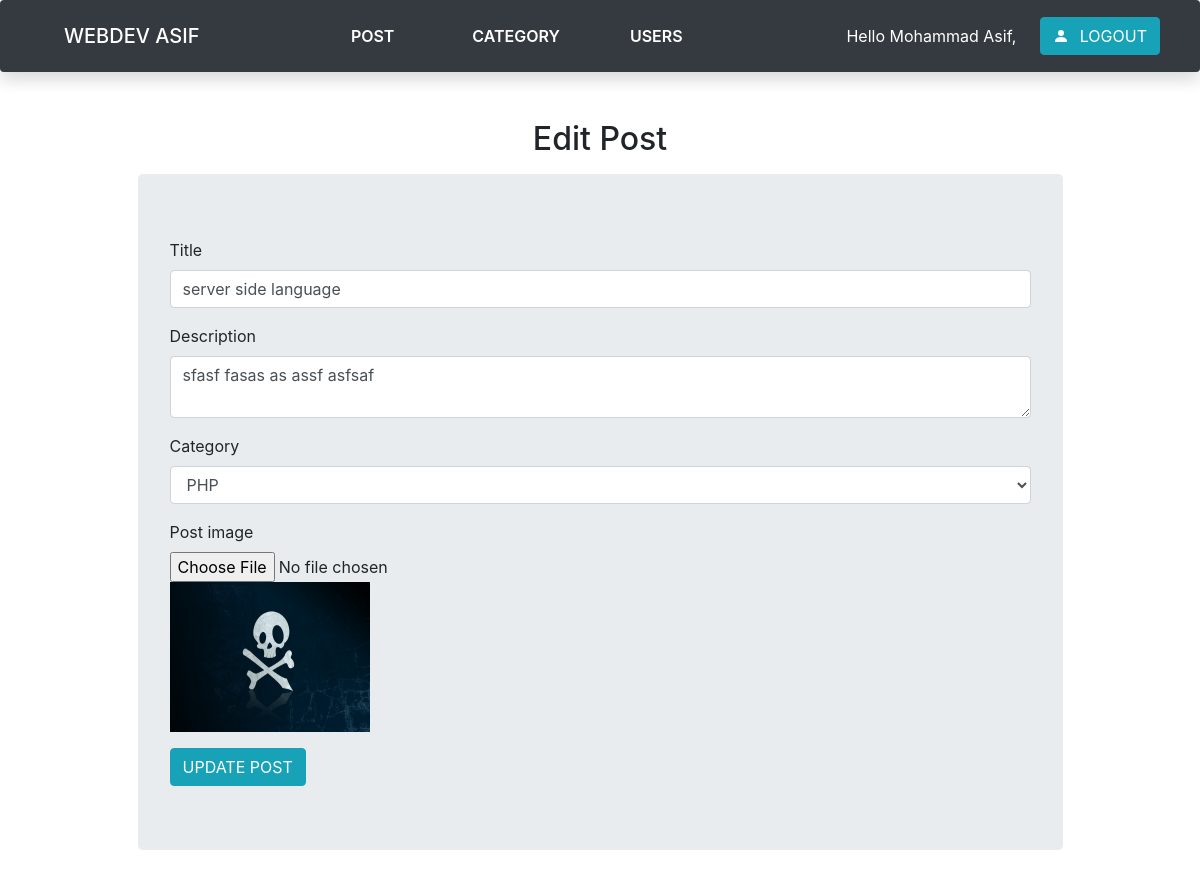
Screenshot of /admin/edit-post.php?id=57&category=PHP (signed in) with the database file from the repository.
### tables this page shows
CREATE TABLE `post` (
  `post_id` int(255) NOT NULL,
  `post_title` text NOT NULL,
  `post_description` text NOT NULL,
  `post_category` varchar(255) NOT NULL,
  `post_image` varchar(255) NOT NULL,
  `post_author` varchar(255) NOT NULL,
  `post_datetime` datetime NOT NULL DEFAULT current_timestamp()
);

### admin/edit-post.php (the view, shortened to what this page needs)
<?php
include 'header.php';
?>
<div class="container">
    <h2 class="text-center">Edit Post</h2>
    <div class="jumbotron col-10 mx-auto mt-3">
        <?php
        include 'db_connect.php';
        $post_id = $_GET['id'];
        $post_category = $_GET['category'];
        $sql = "SELECT * FROM `post` WHERE `post_id` = '$post_id'";
        $result = mysqli_query($conn, $sql);
        $num = mysqli_num_rows($result);
        if ($num > 0) {
        ?>
        <form action="update-post.php" method="POST" enctype="multipart/form-data" autocomplete="off">
            <?php
                while ($row = mysqli_fetch_assoc($result)) {
                ?>
            <div class="form-group">
                <label for="title">Title</label>
                <input type="text" class="form-control" id="title" name="title"
                    value="<?php echo $row['post_title']; ?>">
            </div>
            <div class="form-group">
                <label for="description">Description</label>
                <textarea name="description" class="form-control" name="description"><?php echo $row['post_description']; ?></textarea>
            </div>
            <div class="form-group">
                <label for="category">Category</label>
                <select class="form-control" id="category" name="category">
                    <?php
                            include 'db_connect.php';
                            $sql1 = "SELECT * FROM `category`";
                            $result1 = mysqli_query($conn, $sql1);
                            $num1 = mysqli_num_rows($result1);
                            if ($num1 > 0) {
                                while ($row1 = mysqli_fetch_assoc($result1)) {
                                    if ($post_category == $row1['category_name'] ) {
                                        $selected = "selected";
                                    } else {
                                        $selected = "";
                                    }
                            ?>
                    <option <?php echo $selected; ?> value="<?php echo $row1['category_name']; ?>"> <?php echo $row1['category_name']; ?></option>
                          <?php
                                }
                            }
                            ?>
                </select>
            </div>
            <div class=" form-group">
                        <label for="file">Post image</label>
                        <input type="file" class="form-control-file" id="file" name="new-image">
                        <img src="upload/<?php echo $row['post_image']; ?>" height="150px" width="200px">
            </div>
            <input class="btn btn-info" type="submit" name="updatePost" value="UPDATE POST">
        </form>
        <?php
                }
            }
    ?>
    </div>
</div>

### rows the page displays
post: title "server side language", description "sfasf fasas as assf asfsaf", post_image (picture)

### other values shown
$_SESSION["user_fullname"] "Mohammad Asif"
form field category "PHP"
